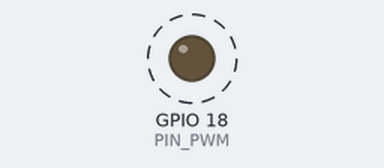
Simulated run of this program. Board: Raspberry Pi (BCM pin numbers). Parts: output pins drawn as LEDs (lit = HIGH). Dashed ring = blinking.

Above: at 0.07 s.
Timing chart, 0 to 3.0 s (numbered marks = the images above):
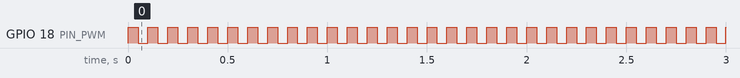

Measured:
- by itself, GPIO 18 (PIN_PWM): alternates HIGH for 0.05 s and LOW for 0.05 s

The program:

pwm.py
```python
import RPi.GPIO as GPIO
import time

# Configuración del pin
PIN_PWM = 18  # Cambia esto por el puerto GPIO que uses
FRECUENCIA = 10  # Frecuencia en Hz

GPIO.setmode(GPIO.BCM)
GPIO.setup(PIN_PWM, GPIO.OUT)

# Inicializar PWM
pwm = GPIO.PWM(PIN_PWM, FRECUENCIA)
pwm.start(50)  # Ciclo de trabajo inicial (50%)

try:
    while True:
        time.sleep(1)  # Mantén la señal activa
except KeyboardInterrupt:
    print("Deteniendo PWM...")
    pwm.stop()
    GPIO.cleanup()
```
